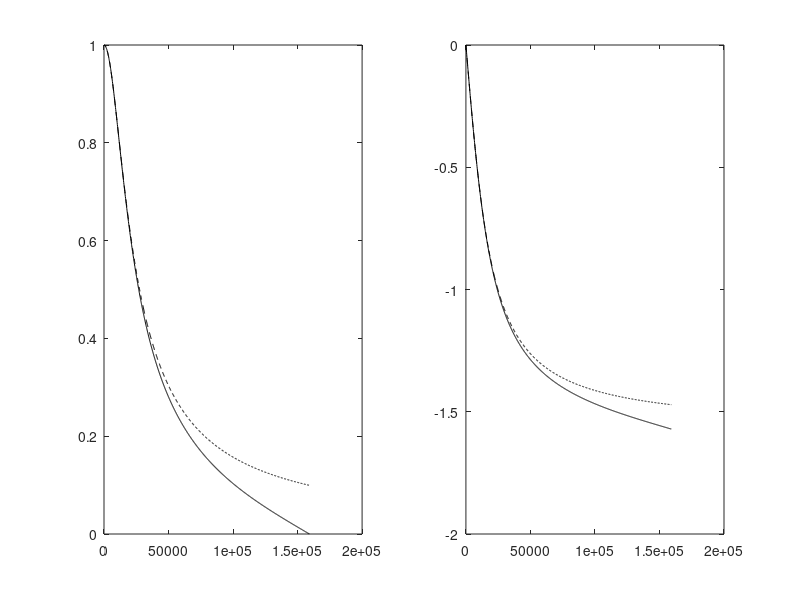

MATLAB code for this plot:
Om = linspace(0,pi,1001); T = 1e-6*pi; w = Om/T; f = w / (2*pi);

wc = 1e5; Hc = wc ./ (1j*w + wc);
Z = []; P = [-wc]; bL = wc; aK = 1; L = length(Z); K = length(P);
B = bL/aK*prod(2/T-Z)/prod(2/T-P)*poly([(1+Z*T/2)./(1-Z*T/2),-ones(1,K-L)])
A = poly((1+P*T/2)./(1-P*T/2))

H = polyval(B,exp(1j*Om))./polyval(A,exp(1j*Om));

subplot(121); plot(f,abs(H),'k',f,abs(Hc),'k--');
subplot(122); plot(f,angle(H),'k',f,angle(Hc),'k--');
